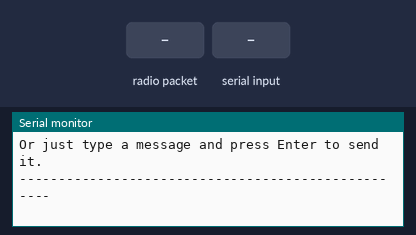
Recording of a sketch running on a simulated Arduino Uno, built with avr-gcc and run on an emulated ATmega328P. On the bench: the last lines printed to the serial monitor. The inputs (shaded band) are chosen by the test bench. No radio packets arrive unless stated.

Above: at 7.5 s.
7.6 s: radio packet "/" arrives
At 8.5 s:
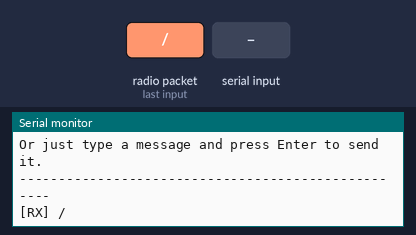
9.1 s: "/\n" received over Serial
At 9.7 s:
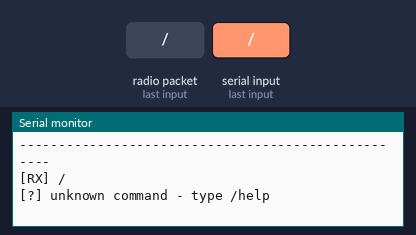
10.6 s: byte 65 ('A') received over Serial
At 12.8 s:
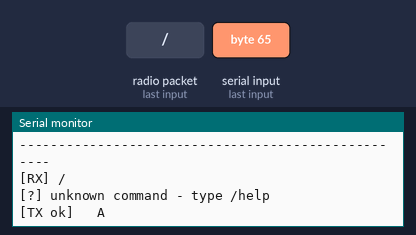
13.1 s: byte 97 ('a') received over Serial
At 14.7 s:
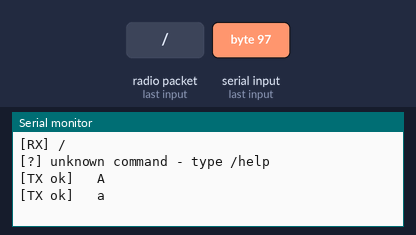
15.6 s: byte 66 ('B') received over Serial
At 17.8 s:
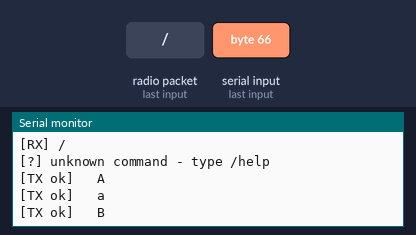
18.1 s: byte 98 ('b') received over Serial
At 19.7 s:
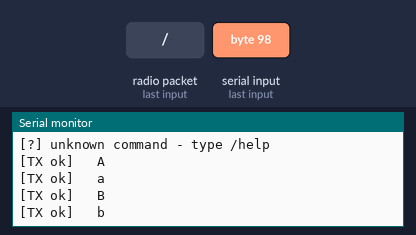

The sketch:

nrf24_serial_chat.ino
```cpp
// (licence header left out)
#include <SPI.h>
#include <nRF24L01.h>
#include <RF24.h>

// ----------------------------------------------------------------------
// 1) PINS  --  picked automatically for your board.
//    If your wiring is different, edit the numbers for your board below.
// ----------------------------------------------------------------------
#if defined(CONFIG_IDF_TARGET_ESP32C3)
  // ----- ESP32-C3 Supermini (custom SPI pins) -----
  #define PIN_SCK   5
  #define PIN_MISO  6
  #define PIN_MOSI  7
  #define PIN_CE    10
  #define PIN_CSN   20
  #define USE_CUSTOM_SPI 1
  #define BOARD_NAME "ESP32-C3"
#elif defined(ESP32)
  // ----- Classic ESP32 (default VSPI: SCK=18 MISO=19 MOSI=23) -----
  #define PIN_CE    4
  #define PIN_CSN   5
  #define BOARD_NAME "ESP32"
#elif defined(ARDUINO_ARCH_AVR)
  // ----- Arduino Uno / Nano (hardware SPI: SCK=13 MISO=12 MOSI=11) -----
  #define PIN_CE    9
  #define PIN_CSN   10
  #define BOARD_NAME "Arduino AVR"
#else
  // ----- Fallback (CE=9, CSN=10) -----
  #define PIN_CE    9
  #define PIN_CSN   10
  #define BOARD_NAME "generic"
#endif

RF24 radio(PIN_CE, PIN_CSN);

// ----------------------------------------------------------------------
// 2) RADIO SETTINGS  --  these MUST be identical on both boards.
// ----------------------------------------------------------------------
const uint8_t       CHANNEL   = 76;             // 0..125
rf24_pa_dbm_e       PA_LEVEL  = RF24_PA_MIN;    // MIN is safest for cheap modules
const rf24_datarate_e DATARATE = RF24_250KBPS;  // 250kbps = best range/reliability

// Two pipe addresses. Node A and Node B swap which one they write vs read.
const uint8_t address[][6] = { "1Node", "2Node" };

// ----------------------------------------------------------------------
// 3) State
// ----------------------------------------------------------------------
const uint8_t MSG_LEN = 32;        // fixed packet size (max 32 on nRF24)
char txBuf[MSG_LEN];
char rxBuf[MSG_LEN];

bool isNodeA = true;               // role; chosen at boot
uint8_t rfChannel = CHANNEL;

unsigned long okCount = 0, failCount = 0, rxCount = 0;
bool pingMode = false;
unsigned long lastPing = 0;
unsigned long pingNum = 0;

// ----------------------------------------------------------------------
// Helpers
// ----------------------------------------------------------------------
void applyRole() {
  // Node A writes to "2Node" and listens on "1Node"; Node B is the mirror.
  uint8_t w = isNodeA ? 1 : 0;
  uint8_t r = isNodeA ? 0 : 1;
  radio.stopListening();
  radio.openWritingPipe(address[w]);
  radio.openReadingPipe(1, address[r]);
  radio.startListening();
}

bool initRadio() {
#ifdef USE_CUSTOM_SPI
  SPI.begin(PIN_SCK, PIN_MISO, PIN_MOSI, PIN_CSN);
#endif
  if (!radio.begin()) return false;          // false = chip not responding
  radio.setChannel(rfChannel);
  radio.setDataRate(DATARATE);
  radio.setPALevel(PA_LEVEL);
  radio.setRetries(5, 15);                    // auto-retry: 5*250us gap, 15 tries
  radio.setPayloadSize(MSG_LEN);
  applyRole();
  return true;
}

void sendMsg(const char* m) {
  radio.stopListening();
  bool ok = radio.write(m, MSG_LEN);          // true only if the other end ACKs
  radio.startListening();
  if (ok) { okCount++;  Serial.print(F("[TX ok]   ")); }
  else    { failCount++; Serial.print(F("[TX FAIL] ")); }
  Serial.println(m);
}

void printBanner() {
  Serial.println();
  Serial.println(F("==================================================="));
  Serial.println(F("        nRF24L01 Serial Chat / Tester"));
  Serial.println(F("==================================================="));
  Serial.print  (F("Board: "));   Serial.println(F(BOARD_NAME));
  Serial.print  (F("CE pin="));   Serial.print(PIN_CE);
  Serial.print  (F("  CSN pin=")); Serial.println(PIN_CSN);
#ifdef USE_CUSTOM_SPI
  Serial.print  (F("SPI: SCK=")); Serial.print(PIN_SCK);
  Serial.print  (F(" MISO="));    Serial.print(PIN_MISO);
  Serial.print  (F(" MOSI="));    Serial.println(PIN_MOSI);
#endif
}

void printTroubleshooting() {
  Serial.println();
  Serial.println(F("nRF24 NOT detected. Check these (most common first):"));
  Serial.println(F("  1) Power the module from 3.3V ONLY (5V kills it)."));
  Serial.println(F("  2) Solder a 10uF (or 1-100uF) capacitor across the"));
  Serial.println(F("     module's + (VCC) and - (GND) pins. This is the"));
  Serial.println(F("     single biggest fix for flaky/undetected modules."));
  Serial.println(F("  3) Re-check SPI wiring: CE, CSN, SCK, MOSI, MISO, GND."));
  Serial.println(F("  4) Use short, good jumper wires; reseat the module."));
  Serial.println(F("  5) For the PA+LNA (antenna) version use a separate 3.3V"));
  Serial.println(F("     supply - the board's regulator often can't feed it."));
  Serial.println();
}

void printHelp() {
  Serial.println();
  Serial.println(F("Commands:  /help  /ping  /stop  /test  /stats  /role a|b  /chan N"));
  Serial.println(F("Or just type a message and press Enter to send it."));
  Serial.println(F("---------------------------------------------------"));
}

void chooseRole() {
  Serial.println();
  Serial.println(F("Pick a role for THIS board:"));
  Serial.println(F("  Type 'A' (default) or 'B', then Enter."));
  Serial.println(F("  -> Flash one board as A and the other as B."));
  Serial.print  (F("Waiting 6s... "));

  unsigned long start = millis();
  while (millis() - start < 6000) {
    if (Serial.available()) {
      char c = Serial.read();
      if (c == 'A' || c == 'a') { isNodeA = true;  break; }
      if (c == 'B' || c == 'b') { isNodeA = false; break; }
    }
  }
  // drain any leftover newline characters
  while (Serial.available()) Serial.read();

  Serial.println();
  Serial.print(F("This board is NODE "));
  Serial.println(isNodeA ? F("A") : F("B"));
}

// returns true if the line was a command (already handled)
bool handleCommand(String line) {
  if (!line.startsWith("/")) return false;
  line.toLowerCase();

  if (line == "/help")  { printHelp(); return true; }
  if (line == "/ping")  { pingMode = true;  Serial.println(F("[ping] auto-send started")); return true; }
  if (line == "/stop")  { pingMode = false; Serial.println(F("[ping] stopped")); return true; }
  if (line == "/stats") {
    Serial.print(F("[stats] TX ok="));   Serial.print(okCount);
    Serial.print(F("  TX fail="));        Serial.print(failCount);
    Serial.print(F("  RX received="));    Serial.println(rxCount);
    return true;
  }
  if (line == "/test") {
    Serial.println(F("[test] sending 20 packets..."));
    unsigned long good = 0;
    for (int i = 1; i <= 20; i++) {
      snprintf(txBuf, MSG_LEN, "TEST %d/20", i);
      radio.stopListening();
      bool ok = radio.write(txBuf, MSG_LEN);
      radio.startListening();
      if (ok) { good++; okCount++; } else { failCount++; }
      delay(50);
    }
    Serial.print(F("[test] success "));
    Serial.print(good); Serial.print(F("/20  ("));
    Serial.print(good * 5); Serial.println(F("%)"));
    if (good == 0) Serial.println(F("       0% -> the OTHER board is off, not in range, or on a different channel/role."));
    return true;
  }
  if (line.startsWith("/role")) {
    if (line.indexOf('b') > 0) isNodeA = false;
    else                       isNodeA = true;
    applyRole();
    Serial.print(F("[role] now NODE "));
    Serial.println(isNodeA ? F("A") : F("B"));
    return true;
  }
  if (line.startsWith("/chan")) {
    int sp = line.indexOf(' ');
    if (sp > 0) {
      int ch = line.substring(sp + 1).toInt();
      if (ch >= 0 && ch <= 125) {
        rfChannel = ch;
        radio.setChannel(rfChannel);
        Serial.print(F("[chan] now ")); Serial.println(rfChannel);
        Serial.println(F("       set the SAME channel on the other board!"));
      } else {
        Serial.println(F("[chan] value must be 0..125"));
      }
    }
    return true;
  }
  Serial.println(F("[?] unknown command - type /help"));
  return true;
}

// ----------------------------------------------------------------------
void setup() {
  Serial.begin(115200);
  unsigned long t0 = millis();
  while (!Serial && millis() - t0 < 2000) { /* wait for USB serial */ }
  delay(300);

  printBanner();

  bool ok = initRadio();
  bool detected = ok && radio.isChipConnected();
  Serial.print(F("nRF24 detected: "));
  Serial.println(detected ? F("YES") : F("NO  <-- fix wiring/power first"));
  if (!detected) printTroubleshooting();

  Serial.print(F("Channel="));   Serial.print(rfChannel);
  Serial.print(F("  Rate=250kbps  Power=MIN  PayloadSize="));
  Serial.println(MSG_LEN);

  chooseRole();
  applyRole();
  printHelp();
}

void loop() {
  // 1) Receive anything waiting.
  if (radio.available()) {
    radio.read(rxBuf, MSG_LEN);
    rxBuf[MSG_LEN - 1] = '\0';
    rxCount++;
    Serial.print(F("[RX] "));
    Serial.println(rxBuf);
  }

  // 2) Auto-ping (if enabled).
  if (pingMode && millis() - lastPing >= 1000) {
    lastPing = millis();
    snprintf(txBuf, MSG_LEN, "PING #%lu", ++pingNum);
    sendMsg(txBuf);
  }

  // 3) Serial input -> command or message.
  if (Serial.available()) {
    String line = Serial.readStringUntil('\n');
    line.trim();
    if (line.length() == 0) return;
    if (handleCommand(line)) return;
    line.toCharArray(txBuf, MSG_LEN);
    sendMsg(txBuf);
  }
}
```

Measured:
- after the input at 7.6 s, the serial monitor: prints a new line at once (image 1)
- after the input at 9.1 s, the serial monitor: prints a new line at once (image 2)
- after the input at 10.6 s, the serial monitor: prints a new line after 1.0 s (image 3)
- after the input at 13.1 s, the serial monitor: prints a new line after 1.0 s (image 4)
- after the input at 15.6 s, the serial monitor: prints a new line after 1.0 s (image 5)
- after the input at 18.1 s, the serial monitor: prints a new line after 1.0 s (image 6)
